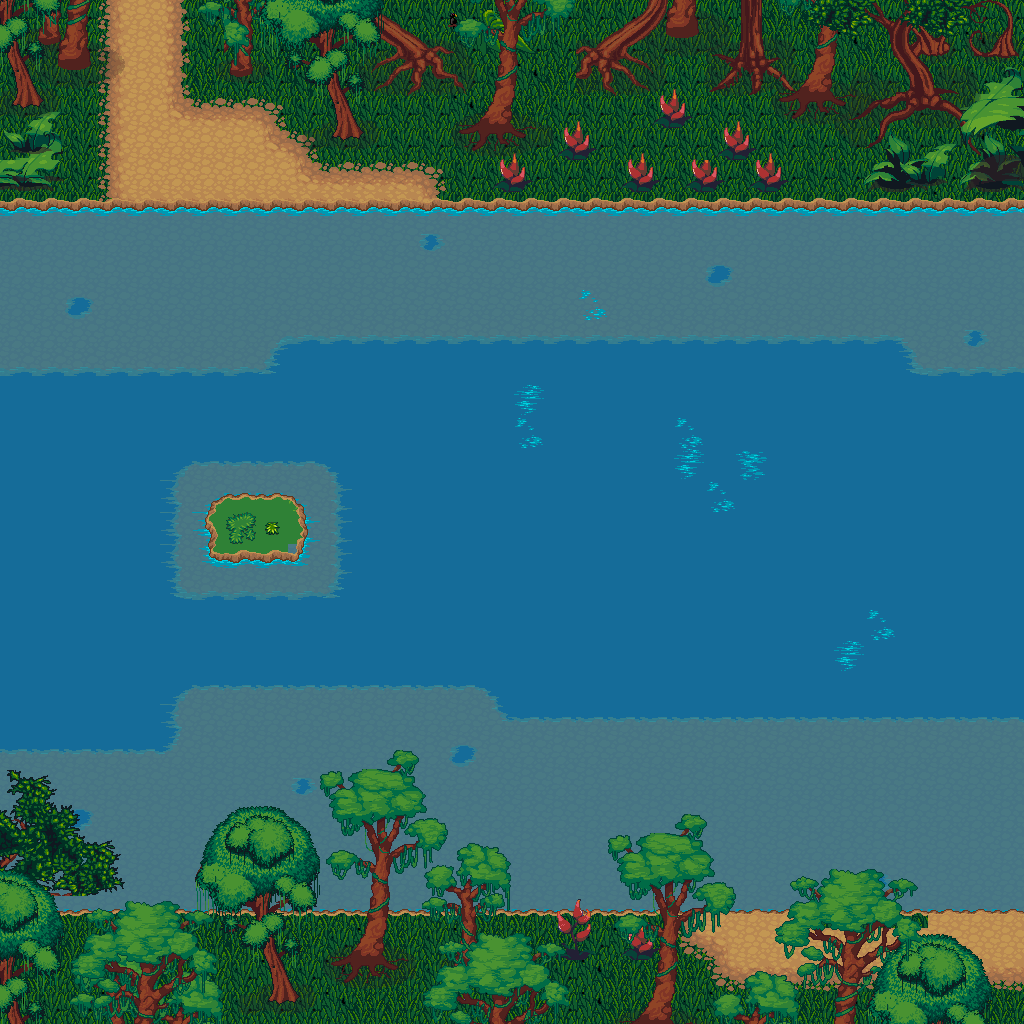

Below is a game level as drawn by its tile map, then a one-line description and the .tmx that defines it (tile-layer data replaced by summaries):
An orthogonal 32x32 tile map with 32x32 px tiles, 7 tile layers (Background, Path, River, Trees Back, ...), 2 tilesets and 77 objects.

<map version="1.2" tiledversion="1.2.0" orientation="orthogonal" renderorder="right-down" width="32" height="32" tilewidth="32" tileheight="32" infinite="0" nextlayerid="14" nextobjectid="89">
 <tileset firstgid="1" name="Jungle" tilewidth="32" tileheight="32" tilecount="1024" columns="32">
  <image source="lpc-jungle/jungle.png" width="1024" height="1024" />
 </tileset>
 <tileset firstgid="1025" name="Terrain" tilewidth="32" tileheight="32" tilecount="2048" columns="32">
  <image source="lpc-terrains/lpc-terrains/terrain-v7.png" width="1024" height="2048" />
 </tileset>
 <layer id="1" name="Background" width="32" height="32">
  <data>[1024 cells, 352 non-empty, 4 distinct tile ids]</data>
 </layer>
 <objectgroup id="8" name="Collision">
  <object id="17" x="-136.364" y="-33.3333" width="206.061" height="224.242" />
  <object id="18" x="24.2424" y="-103.03" width="284.848" height="96.9697" />
  <object id="19" x="215.152" y="-45.4545" width="87.8788" height="84.8485" />
  <object id="20" x="269.697" y="-36.3636" width="184.848" height="96.9697" />
  <object id="21" x="354.545" y="27.2727" width="154.545" height="87.8788" />
  <object id="22" x="466.667" y="81.8182" width="712.121" height="112.121" />
  <object id="25" x="660.606" y="1009.09" width="381.818" height="84.8485" />
  <object id="26" x="663.636" y="909.091" width="6.06061" height="93.9394" />
 </objectgroup>
 <objectgroup id="10" name="Spawn">
  <object id="10" x="127.273" y="87.8788">
   <point />
  </object>
 </objectgroup>
 <objectgroup id="12" name="Platforms">
  <object id="27" x="-154.545" y="245.455">
   <point />
  </object>
  <object id="28" x="1166.67" y="245.455">
   <point />
  </object>
  <object id="29" x="-169.758" y="272.727">
   <point />
  </object>
  <object id="30" x="1166.67" y="254.545">
   <point />
  </object>
  <object id="31" x="-188" y="301">
   <point />
  </object>
  <object id="32" x="1163.64" y="257.576">
   <point />
  </object>
  <object id="33" x="-203.212" y="328.242">
   <point />
  </object>
  <object id="34" x="1196.97" y="278.788">
   <point />
  </object>
  <object id="35" x="-216.303" y="356.545">
   <point />
  </object>
  <object id="36" x="1206.06" y="278.788">
   <point />
  </object>
  <object id="37" x="-217.333" y="385.909">
   <point />
  </object>
  <object id="38" x="1200" y="272.727">
   <point />
  </object>
  <object id="39" x="-219.818" y="413.121">
   <point />
  </object>
  <object id="40" x="1181.82" y="278.788">
   <point />
  </object>
  <object id="41" x="-217.606" y="440.697">
   <point />
  </object>
  <object id="42" x="1172.73" y="263.636">
   <point />
  </object>
  <object id="43" x="-213.758" y="485.636">
   <point />
  </object>
  <object id="44" x="1203.03" y="269.697">
   <point />
  </object>
  <object id="47" x="-215" y="460">
   <point />
  </object>
  <object id="48" x="1184" y="283">
   <point />
  </object>
  <object id="49" x="-204" y="507">
   <point />
  </object>
  <object id="50" x="1168" y="278">
   <point />
  </object>
  <object id="51" x="-489" y="600">
   <point />
  </object>
  <object id="52" x="1187.88" y="272.727">
   <point />
  </object>
  <object id="53" x="-480.303" y="623.303">
   <point />
  </object>
  <object id="54" x="1187.88" y="275.758">
   <point />
  </object>
  <object id="55" x="-470.394" y="646.515">
   <point />
  </object>
  <object id="56" x="1148.48" y="269.697">
   <point />
  </object>
  <object id="57" x="-459.394" y="667.788">
   <point />
  </object>
  <object id="58" x="1178.79" y="296.97">
   <point />
  </object>
  <object id="59" x="-449.424" y="686.121">
   <point />
  </object>
  <object id="60" x="1203.03" y="269.697">
   <point />
  </object>
  <object id="61" x="-439.515" y="704.364">
   <point />
  </object>
  <object id="62" x="1212.12" y="300">
   <point />
  </object>
  <object id="63" x="-420.485" y="736.727">
   <point />
  </object>
  <object id="64" x="1209.09" y="287.879">
   <point />
  </object>
  <object id="65" x="-429.485" y="721.939">
   <point />
  </object>
  <object id="66" x="1163.64" y="303.03">
   <point />
  </object>
  <object id="67" x="-413.455" y="753.182">
   <point />
  </object>
  <object id="68" x="1181.82" y="330.303">
   <point />
  </object>
  <object id="69" x="-401.758" y="771.242">
   <point />
  </object>
  <object id="70" x="1209.09" y="309.091">
   <point />
  </object>
  <object id="71" x="-390.424" y="788.727">
   <point />
  </object>
  <object id="72" x="1209.09" y="327.273">
   <point />
  </object>
  <object id="73" x="-382.424" y="805.879">
   <point />
  </object>
  <object id="74" x="1203.03" y="360.606">
   <point />
  </object>
  <object id="75" x="-372.242" y="821.121">
   <point />
  </object>
  <object id="76" x="1221.21" y="360.606">
   <point />
  </object>
  <object id="77" x="-362.545" y="839.758">
   <point />
  </object>
  <object id="78" x="1206.06" y="345.455">
   <point />
  </object>
  <object id="79" x="-325.758" y="904.364">
   <point />
  </object>
  <object id="80" x="1196.97" y="333.333">
   <point />
  </object>
  <object id="81" x="-345.697" y="871.515">
   <point />
  </object>
  <object id="82" x="1230.3" y="309.091">
   <point />
  </object>
  <object id="83" x="-355.03" y="858">
   <point />
  </object>
  <object id="84" x="1203.03" y="318.182">
   <point />
  </object>
  <object id="85" x="-335.152" y="887.758">
   <point />
  </object>
  <object id="86" x="1233.33" y="330.303">
   <point />
  </object>
  <object id="87" x="-314.667" y="921.333">
   <point />
  </object>
  <object id="88" x="1204" y="373.333">
   <point />
  </object>
 </objectgroup>
 <layer id="7" name="Path" width="32" height="32">
  <data>[1024 cells, 88 non-empty, 25 distinct tile ids]</data>
 </layer>
 <layer id="2" name="River" width="32" height="32">
  <data>[1024 cells, 736 non-empty, 18 distinct tile ids]</data>
 </layer>
 <layer id="5" name="Trees Back" width="32" height="32">
  <data>[1024 cells, 193 non-empty, 109 distinct tile ids]</data>
 </layer>
 <layer id="6" name="Extra" width="32" height="32">
  <data>[1024 cells, 11 non-empty, 2 distinct tile ids]</data>
 </layer>
 <layer id="3" name="Trees" width="32" height="32">
  <data>[1024 cells, 176 non-empty, 166 distinct tile ids]</data>
 </layer>
 <layer id="4" name="Trees 2" width="32" height="32">
  <data>[1024 cells, 133 non-empty, 86 distinct tile ids]</data>
 </layer>
 <objectgroup id="9" name="Water">
  <object id="11" x="3.0303" y="227.273" width="1012.12" height="209.091" />
  <object id="12" x="336.364" y="436.364" width="681.818" height="406.061" />
  <object id="13" x="3.0303" y="581.818" width="330.303" height="730.303" />
  <object id="14" x="0" y="433.333" width="172.727" height="151.515" />
 </objectgroup>
 <objectgroup id="11" name="Next level">
  <object id="9" x="1009.09" y="912.121" width="57.5758" height="145.455" />
 </objectgroup>
 <objectgroup id="13" name="Death">
  <object id="15" x="1021.21" y="233.333" width="115.152" height="653.091" />
  <object id="16" x="-130.303" y="227.273" width="121.212" height="787.879" />
  <object id="23" x="345.455" y="906.061" width="312.121" height="127.273" />
 </objectgroup>
</map>
